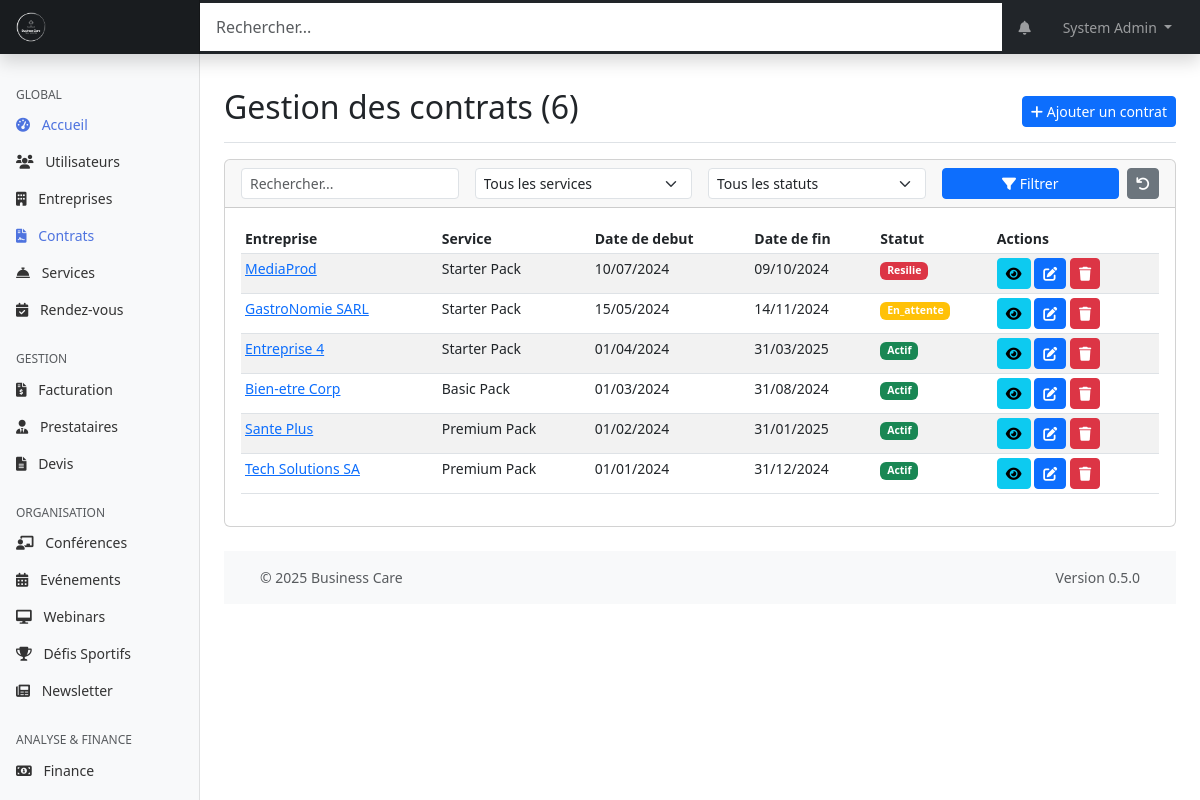
The page /web-admin/modules/contracts/index.php (signed in) on the database its author committed.
### tables this page shows
CREATE TABLE contrats (
    id INT PRIMARY KEY AUTO_INCREMENT,
    entreprise_id INT NOT NULL,
    service_id INT NOT NULL,
    date_debut DATE NOT NULL,
    date_fin DATE,
    nombre_salaries INT,
    statut ENUM('actif', 'expire', 'resilie', 'en_attente') DEFAULT 'actif',
    conditions_particulieres TEXT,
    created_at TIMESTAMP DEFAULT CURRENT_TIMESTAMP,
    updated_at TIMESTAMP DEFAULT CURRENT_TIMESTAMP ON UPDATE CURRENT_TIMESTAMP,
    FOREIGN KEY (entreprise_id) REFERENCES entreprises(id),
    FOREIGN KEY (service_id) REFERENCES services(id),
    INDEX idx_dates (date_debut, date_fin),
    INDEX idx_statut (statut),
    INDEX idx_service (service_id)
);

CREATE TABLE entreprises (
    id INT PRIMARY KEY AUTO_INCREMENT,
    nom VARCHAR(255) NOT NULL,
    siret VARCHAR(14) UNIQUE,
    adresse TEXT,
    code_postal VARCHAR(10),
    ville VARCHAR(100),
    telephone VARCHAR(20),
    email VARCHAR(255),
    site_web VARCHAR(255),
    logo_url VARCHAR(255),
    taille_entreprise ENUM('1-10', '11-50', '51-200', '201-500', '500+') NULL DEFAULT NULL,
    secteur_activite VARCHAR(100),
    date_creation DATE,
    created_at TIMESTAMP DEFAULT CURRENT_TIMESTAMP,
    updated_at TIMESTAMP DEFAULT CURRENT_TIMESTAMP ON UPDATE CURRENT_TIMESTAMP,
    INDEX idx_siret (siret),
    INDEX idx_ville (ville)
);

CREATE TABLE services (
    id INT PRIMARY KEY AUTO_INCREMENT,
    type ENUM('Starter Pack', 'Basic Pack', 'Premium Pack') NOT NULL UNIQUE,
    description TEXT,
    actif BOOLEAN DEFAULT TRUE,
    ordre INT DEFAULT 0,
    max_effectif_inferieur_egal INT NULL,
    activites_incluses INT NOT NULL DEFAULT 0,
    rdv_medicaux_inclus INT NOT NULL DEFAULT 0,
    chatbot_questions_limite INT NULL,
    conseils_hebdo_personnalises BOOLEAN DEFAULT FALSE,
    tarif_annuel_par_salarie DECIMAL(10,2) NOT NULL DEFAULT 0.00,
    created_at TIMESTAMP DEFAULT CURRENT_TIMESTAMP,
    updated_at TIMESTAMP DEFAULT CURRENT_TIMESTAMP ON UPDATE CURRENT_TIMESTAMP,
    INDEX idx_type (type),
    INDEX idx_actif (actif)
);

### web-admin/includes/page_functions/modules/contracts.php (called while the page is built, shortened)
<?php
function contractsGetList($page = 1, $perPage = DEFAULT_ITEMS_PER_PAGE, $search = '', $statut = '', $serviceId = 0) {
    $params = [];
    $conditions = [];
    $whereSql = !empty($conditions) ? "WHERE " . implode(' AND ', $conditions) : '';
    $pdo = getDbConnection();
    $countSql = "SELECT COUNT(c.id)
                 FROM " . TABLE_CONTRACTS . " c
                 LEFT JOIN " . TABLE_COMPANIES . " e ON c.entreprise_id = e.id
                 LEFT JOIN " . TABLE_SERVICES . " s ON c.service_id = s.id
                 $whereSql";
    $countStmt = $pdo->prepare($countSql);
    $countStmt->execute($params);
    $totalContracts = $countStmt->fetchColumn();
    $totalPages = ceil($totalContracts / $perPage);
    $page = max(1, min($page, $totalPages));
    $offset = ($page - 1) * $perPage;
    $sql = "SELECT c.*, e.nom as nom_entreprise, s.type as type_service
            FROM " . TABLE_CONTRACTS . " c
            LEFT JOIN " . TABLE_COMPANIES . " e ON c.entreprise_id = e.id
            LEFT JOIN " . TABLE_SERVICES . " s ON c.service_id = s.id
            {$whereSql}
            ORDER BY c.date_debut DESC LIMIT ?, ?";
    $paramsWithPagination = array_merge($params, [$offset, $perPage]);
    $contracts = executeQuery($sql, $paramsWithPagination)->fetchAll();
    return [
        'contracts' => $contracts,
        'currentPage' => $page,
        'totalPages' => $totalPages,
        'totalItems' => $totalContracts,
        'perPage' => $perPage
    ];
}

### shared/web-admin/db.php (called while the page is built, shortened)
<?php
function getDbConnection()
{
    static $pdo = null;
    if ($pdo === null) {
        $dsn = "mysql:host=" . DB_HOST . ";dbname=" . DB_NAME . ";charset=" . DB_CHARSET;
        $options = [
            PDO::ATTR_ERRMODE => PDO::ERRMODE_EXCEPTION,
            PDO::ATTR_DEFAULT_FETCH_MODE => PDO::FETCH_ASSOC,
            PDO::ATTR_EMULATE_PREPARES => false,
        ];
        try {
            $pdo = new PDO($dsn, DB_USER, DB_PASS, $options);
        } catch (PDOException $e) {
            die("[FAILURE] Connexion a la base de donnees impossible. Veuillez reessayer plus tard.");
        }
    }
    return $pdo;
}
function executeQuery($sql, $params = [])
{
    try {
        $pdo = getDbConnection();
        $stmt = $pdo->prepare($sql);
        $stmt->execute($params);
        return $stmt;
    } catch (PDOException $e) {
        die("[FAILURE] Impossible d'executer la requete: " . $e->getMessage());
    }
}

### web-admin/modules/contracts/index.php (the view, shortened to what this page needs)
<?php
require_once '../../includes/page_functions/modules/contracts.php';
$filterData = getQueryData(['page' => 1, 'search' => '', 'statut' => '', 'service_id' => 0, 'action' => '', 'id' => 0]);
$page = $filterData['page'];
$search = $filterData['search'];
$statut = $filterData['statut'];
$serviceId = $filterData['service_id'];
$action = $filterData['action'];
$contract = null;
$result = contractsGetList($page, 10, $search, $statut, $serviceId);
$contracts = $result['contracts'];
$totalContracts = $result['totalItems'];
$entreprises = contractsGetEntreprises();
$services = contractsGetServices();
$pageTitle = "Gestion des contrats ({$totalContracts})";
include_once '../../templates/header.php';
?>
<div class="container-fluid">
    <div class="row">
<?php include_once '../../templates/sidebar.php'; ?>
<main class="col-md-9 ms-sm-auto col-lg-10 px-md-4">
    <div class="d-flex justify-content-between flex-wrap flex-md-nowrap align-items-center pt-3 pb-2 mb-3 border-bottom">
        <h1 class="h2"><?php echo $pageTitle; ?></h1>
        <div class="btn-toolbar mb-2 mb-md-0">
            <a href="<?php echo WEBADMIN_URL; ?>/modules/contracts/add.php" class="btn btn-sm btn-primary">
                <i class="fas fa-plus"></i> Ajouter un contrat
            </a>
        </div>
    </div>
    <?php if ($action === 'add' || $action === 'edit'): ?>
        <div class="card">
            <div class="card-header">
                <?php echo $action === 'add' ? 'Ajouter un nouveau contrat' : 'Modifier le contrat'; ?>
            </div>
            <div class="card-body">
                <form method="post">
                   <input type="hidden" name="csrf_token" value="<?php echo generateToken(); ?>">
                    <div class="row mb-3">
                        <div class="col-md-6">
                            <label for="entreprise_id" class="form-label">Entreprise*</label>
                            <select class="form-select" id="entreprise_id" name="entreprise_id" required>
                                <option value="">Selectionnez une entreprise...</option>
                                <?php foreach ($entreprises as $e): ?>
                                    <option value="<?php echo $e['id']; ?>" <?php echo (isset($contract['entreprise_id']) && $contract['entreprise_id'] == $e['id']) ? 'selected' : ''; ?>>
                                        <?php echo htmlspecialchars($e['nom']); ?>
                                    </option>
                                <?php endforeach; ?>
                            </select>
                        </div>
                        <div class="col-md-6">
                            <label for="service_id" class="form-label">Service (Type de contrat)*</label>
                            <select class="form-select" id="service_id" name="service_id" required>
                                <option value="">Selectionnez un service...</option>
                                <?php
                                foreach ($services as $s) {
                                    $selected = (isset($contract['service_id']) && $contract['service_id'] == $s['id']) ? 'selected' : '';
                                    echo "<option value=\"{$s['id']}\" $selected>" . htmlspecialchars($s['nom']) . "</option>";
                                }
                                ?>
                            </select>
                        </div>
                    </div>
                    <div class="row mb-3">
                        <div class="col-md-6">
                            <label for="date_debut" class="form-label">Date de debut*</label>
                            <input type="date" class="form-control" id="date_debut" name="date_debut" value="<?php echo isset($contract['date_debut']) ? htmlspecialchars($contract['date_debut']) : ''; ?>" required>
                        </div>
                        <div class="col-md-6">
                            <label for="date_fin" class="form-label">Date de fin</label>
                            <input type="date" class="form-control" id="date_fin" name="date_fin" value="<?php echo isset($contract['date_fin']) ? htmlspecialchars($contract['date_fin']) : ''; ?>">
                        </div>
                    </div>
                    <div class="row mb-3">
                        <div class="col-md-4">
                            <label for="nombre_salaries" class="form-label">Nombre de salaries</label>
                            <input type="number" min="1" class="form-control" id="nombre_salaries" name="nombre_salaries" value="<?php echo isset($contract['nombre_salaries']) ? htmlspecialchars($contract['nombre_salaries']) : ''; ?>">
                        </div>
                        <div class="col-md-4">
                            <label for="statut" class="form-label">Statut</label>
                            <select class="form-select" id="statut" name="statut">
                                <?php
                                $statuts = ['actif', 'expire', 'resilie', 'en_attente'];
                                foreach ($statuts as $s) {
                                    $selected = (isset($contract['statut']) && $contract['statut'] === $s) ? 'selected' : '';
                                    echo "<option value=\"$s\" $selected>" . ucfirst($s) . "</option>";
                                }
                                ?>
                            </select>
                        </div>
                    </div>
                    <div class="row mb-3">
                        <div class="col-md-12">
                            <label for="conditions_particulieres" class="form-label">Conditions particulieres</label>
                            <textarea class="form-control" id="conditions_particulieres" name="conditions_particulieres" rows="3"><?php echo isset($contract['conditions_particulieres']) ? htmlspecialchars($contract['conditions_particulieres']) : ''; ?></textarea>
                        </div>
                    </div>
                    <div class="row">
                        <div class="col-12">
                            <button type="submit" class="btn btn-primary">Enregistrer</button>
                            <a href="<?php echo WEBADMIN_URL; ?>/modules/contracts/index.php" class="btn btn-secondary">Annuler</a>
                        </div>
                    </div>
                </form>
            </div>
        </div>
    <?php else: ?>
        <div class="card mb-4">
            <div class="card-header">
                <form method="get" action="<?php echo WEBADMIN_URL; ?>/modules/contracts/index.php" class="row g-3 align-items-center">
                    <div class="col-md-3">
                        <input type="text" class="form-control form-control-sm" id="search" name="search" placeholder="Rechercher..." value="<?php echo htmlspecialchars($search); ?>">
                    </div>
                    <div class="col-md-3">
                        <select class="form-select form-select-sm" id="service_id" name="service_id">
                            <option value="0">Tous les services</option>
                        </select>
                    </div>
                    <div class="col-md-3">
                        <select class="form-select form-select-sm" id="statut" name="statut">
                            <option value="">Tous les statuts</option>
                        </select>
                    </div>
                    <div class="col-md-3 d-flex">
                        <button type="submit" class="btn btn-sm btn-primary w-100 me-2">
                            <i class="fas fa-filter"></i> Filtrer
                        </button>
                         <a href="<?php echo WEBADMIN_URL; ?>/modules/contracts/index.php" class="btn btn-sm btn-secondary" data-bs-toggle="tooltip" title="Réinitialiser les filtres">
                            <i class="fas fa-undo"></i>
                        </a>
                    </div>
                </form>
            </div>
            <div class="card-body">
                <?php if (count($contracts) > 0): ?>
                    <div class="table-responsive">
                    <table class="table table-striped table-hover table-sm">
                        <thead>
                            <tr>
                                <th>Entreprise</th>
                                <th>Service</th>
                                <th>Date de debut</th>
                                <th>Date de fin</th>
                                <th>Statut</th>
                                <th>Actions</th>
                            </tr>
                        </thead>
                        <tbody>
                            <?php foreach ($contracts as $contract): ?>
                                <tr>
                                    <td><a href="<?php echo WEBADMIN_URL; ?>/modules/companies/view.php?id=<?php echo $contract['entreprise_id']; ?>"><?php echo htmlspecialchars($contract['nom_entreprise']); ?></a></td>
                                    <td><?php echo htmlspecialchars(ucfirst($contract['type_service'])); ?></td>
                                    <td><?php echo date('d/m/Y', strtotime($contract['date_debut'])); ?></td>
                                    <td><?php echo $contract['date_fin'] ? date('d/m/Y', strtotime($contract['date_fin'])) : '-'; ?></td>
                                    <td><?php echo getStatusBadge($contract['statut']); ?></td>
                                    <td class="table-actions">
                                        <a href="<?php echo WEBADMIN_URL; ?>/modules/contracts/view.php?id=<?php echo $contract['id']; ?>" class="btn btn-sm btn-info" data-bs-toggle="tooltip" title="Voir">
                                            <i class="fas fa-eye"></i>
                                        </a>
                                        <a href="<?php echo WEBADMIN_URL; ?>/modules/contracts/edit.php?id=<?php echo $contract['id']; ?>" class="btn btn-sm btn-primary" data-bs-toggle="tooltip" title="Modifier">
                                            <i class="fas fa-edit"></i>
                                        </a>
                                        <a href="<?php echo WEBADMIN_URL; ?>/modules/contracts/delete.php?id=<?php echo $contract['id']; ?>&csrf_token=<?php echo generateToken(); ?>" class="btn btn-sm btn-danger btn-delete"
                                           data-bs-toggle="tooltip"
                                           title="Supprimer">
                                            <i class="fas fa-trash"></i>
                                        </a>
                                    </td>
                                </tr>
                            <?php endforeach; ?>
                        </tbody>
                    </table>
                    </div>
                <?php endif; ?>
            </div>
        </div>
    <?php endif; ?>
    <?php include_once '../../templates/footer.php'; ?>
</main>
</div>
</div>

### shared/web-admin/functions.php (shortened to what this page needs)
<?php
require_once 'db.php';
function sanitizeInput($input)
{
    return $input;
}
function getQueryData()
{
    return sanitizeInput($_GET);
}
function generateToken()
{
    return $_SESSION['csrf_token'];
}
function getStatusBadge($status)
{
    $badges = [
        'actif' => 'success',
        'inactif' => 'danger',
        'en_attente' => 'warning',
        'suspendu' => 'secondary',
        'expire' => 'danger',
        'resilie' => 'danger',
        'accepte' => 'success',
        'refuse' => 'danger',
        'confirme' => 'success',
        'annule' => 'danger',
        'termine' => 'secondary',
        'planifie' => 'primary',
        'no_show' => 'danger',
        'payee' => 'success',
        'impayee' => 'danger',
        'retard' => 'warning'
    ];
    $class = isset($badges[$status]) ? $badges[$status] : 'primary';
    return '<span class="badge bg-' . $class . '">' . ucfirst($status) . '</span>';
}

### rows shown on the page
contrats: entreprise.nom "MediaProd", service.type "Starter Pack", date_debut "10/07/2024", date_fin "09/10/2024", statut "Resilie"
contrats: entreprise.nom "GastroNomie SARL", service.type "Starter Pack", date_debut "15/05/2024", date_fin "14/11/2024", statut "En_attente"
contrats: entreprise.nom "Entreprise 4", service.type "Starter Pack", date_debut "01/04/2024", date_fin "31/03/2025", statut "Actif"
contrats: entreprise.nom "Bien-etre Corp", service.type "Basic Pack", date_debut "01/03/2024", date_fin "31/08/2024", statut "Actif"
contrats: entreprise.nom "Sante Plus", service.type "Premium Pack", date_debut "01/02/2024", date_fin "31/01/2025", statut "Actif"
contrats: entreprise.nom "Tech Solutions SA", service.type "Premium Pack", date_debut "01/01/2024", date_fin "31/12/2024", statut "Actif"

### other values the page prints
$_SESSION['user_name'] "System Admin"
$pageTitle "Gestion des contrats (6)"
APP_VERSION "0.5.0"
